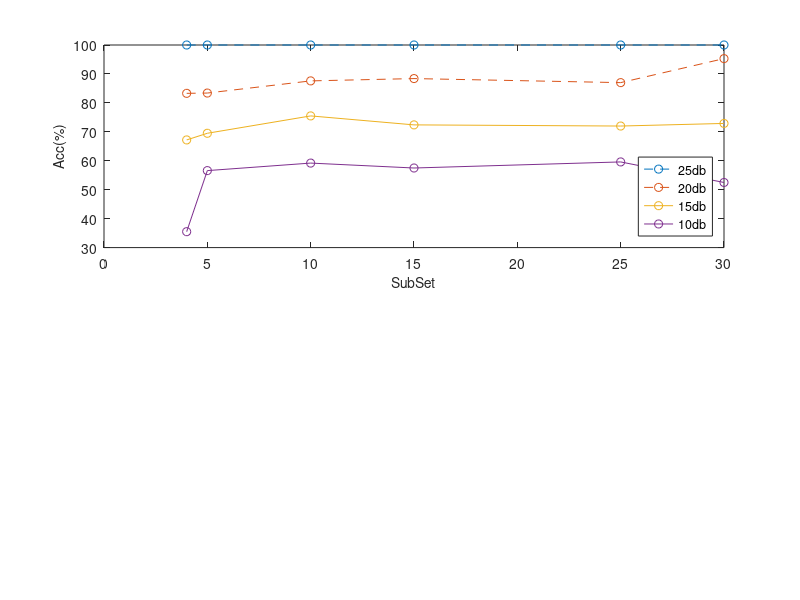

Source code (MATLAB): (Note: this script raises an error after producing the figure.)
close all;
snr_db_array = [4 5 10 15 25 30 ];

%     knn
%     byn
%     svm
%     ann

% mat_sinc_4params = [ 43.9 75.3 89 100;
%                       39.2 69.6 88.3 99.9;
%                       40.9 69.3 85.6 100;
%                       35.6 64.4 84.5 100];

mat_sinc_relieff = [  100  100  100  100  100 100;
                      83.3 83.4 87.6 88.4 87  95.3;
                      67.2 69.5 75.5 72.4 72  72.9;
                      35.5 56.6 59.2 57.5 59.6 52.5];

mat_sinc_mrmr = [       100	    99.5	100	    100	    100	100;
                        83.3	91.4	93.3	87	    94	95.3;
                        67.2	68.9	69.6	69.2	75	72.9;
                        35.5	44.9	46.2	51.4	53	52.5];


mat_gauss_relieff = [ 66.5	85.9	88.4	86.7	90	96.3
                        61.3	73.8	78.4	70.7	77.3	85.7
                        15.1	43.9	45.7	34.2	27.3	39.5
                        30.2	28.4	28.5	20.9	25	26.1
                                                                    ];

mat_gauss_mrmr = [      66.5	85.9	84.9	89.1	93.9	96.3
                        61.3	75	75.7	79.3	84.2	85.7
                        15.1	29.2	26	38.1	21.1	39.5
                        30.2	36.9	34	26.4	34.4	26.1
                                                                    ];

mat_chirp_relieff = [ 99.4	100	100	100	100	100
                        92.5	98.6	99.7	99.5	98.9	99.6
                        70	89.5	93	90.8	91.6	92.4
                        41.9	64.7	75	70.2	70.7	67.6
                        ];

mat_chirp_mrmr = [      99.4	100	100	100	100	100
                        92.5	97.3	98.5	99.6	99.5	99.6
                        70	76	86	91.4	90.5	92.4
                        41.9	50.1	57.7	67.6	62.2	67.6
                    ];

% mat_gauss_4params = [ 28.1 79.2 66.1 79.3;
%                       20.2 60.8 56.5 61.5;
%                       20 77.9 62.8 78.5;
%                       29.6 66 60.9 66.3];
% 
% mat_gauss_30params = [ 36 26.8 79.6 89.1;
%                       20 30 69.9 84.6;
%                       33.5 23.7 89 97.5;
%                       38.6 33.6 84.1 95.5]
% 
% mat_chirp_4params = [ 54.7 78.2 95.1 99.2;
%                       28.8 50.3 83.7 96.1;
%                       54 71.3 93.5 99.4;
%                       44.4 72.1 92.3 99.1];
% 
% mat_chirp_30params = [ 79.3 95.2 99.8 100;
%                       71.5 86.9 99.2 100;
%                       87.2 96.4 99.7 100;
%                       75.1 95.2 99.7 100]

figure
    subplot(2,1,1)
        plot(   snr_db_array,mat_sinc_relieff(1,:),'--o', ...
                snr_db_array,mat_sinc_relieff(2,:),'--o', ...
                snr_db_array,mat_sinc_relieff(3,:),'-o', ...
                snr_db_array,mat_sinc_relieff(4,:),'-o');
        xlabel( 'SubSet', 'FontSize', 10 )
        ylabel( 'Acc(%)', 'FontSize', 10, 'Rotation', 90 )
        legend({'25db','20db','15db','10db'},'Location','southeast')
        subtitle('Sinc RelieFF')
        grid on
        grid minor
    subplot(2,1,2) 
        title( 'Sinc 30 params', 'FontSize', 16 )
        plot(   snr_db_array,mat_sinc_mrmr(1,:),'--o', ...
                snr_db_array,mat_sinc_mrmr(2,:),'--o', ...
                snr_db_array,mat_sinc_mrmr(3,:),'-o', ...
                snr_db_array,mat_sinc_mrmr(4,:),'-o');
        xlabel(  'SubSet', 'FontSize', 10 )
        ylabel( 'Acc(%)', 'FontSize', 10, 'Rotation', 90 )
        legend({'25db','20db','15db','10db'},'Location','southeast')
        subtitle('Sinc MRMR')
        grid on
        grid minor
hold off

figure
    subplot(2,1,1)
        plot(   snr_db_array,mat_gauss_relieff(1,:),'--o', ...
                snr_db_array,mat_gauss_relieff(2,:),'--o', ...
                snr_db_array,mat_gauss_relieff(3,:),'-o', ...
                snr_db_array,mat_gauss_relieff(4,:),'-o');
        xlabel(  'SubSet', 'FontSize', 10 )
        ylabel( 'Acc(%)', 'FontSize', 10, 'Rotation', 90 )
        legend({'25db','20db','15db','10db'},'Location','southeast')
        subtitle('Gauss RelieFF')
        grid on
        grid minor
    subplot(2,1,2) 

        plot(   snr_db_array,mat_gauss_mrmr(1,:),'--o', ...
                snr_db_array,mat_gauss_mrmr(2,:),'--o', ...
                snr_db_array,mat_gauss_mrmr(3,:),'-o', ...
                snr_db_array,mat_gauss_mrmr(4,:),'-o');
        xlabel(  'SubSet', 'FontSize', 10 )
        ylabel( 'Acc(%)', 'FontSize', 10, 'Rotation', 90 )
        legend({'25db','20db','15db','10db'},'Location','southeast')
        subtitle('Gauss MRMR')
        grid on
        grid minor
hold off


figure
%     title( 'Sinc 4 params', 'FontSize', 16 )
    subplot(2,1,1)

        plot(   snr_db_array,mat_chirp_relieff(1,:),'--o', ...
                snr_db_array,mat_chirp_relieff(2,:),'--o', ...
                snr_db_array,mat_chirp_relieff(3,:),'-o', ...
                snr_db_array,mat_chirp_relieff(4,:),'-o');
        xlabel(  'SubSet', 'FontSize', 10 )
        ylabel( 'Acc(%)', 'FontSize', 10, 'Rotation', 90 )
        legend({'25db','20db','15db','10db'},'Location','southeast')
        subtitle('Chirp RelieFF')
        grid on
        grid minor
    subplot(2,1,2) 
        plot(   snr_db_array,mat_chirp_mrmr(1,:),'--o', ...
                snr_db_array,mat_chirp_mrmr(2,:),'--o', ...
                snr_db_array,mat_chirp_mrmr(3,:),'-o', ...
                snr_db_array,mat_chirp_mrmr(4,:),'-o');
        xlabel(  'SubSet', 'FontSize', 10 )
        ylabel( 'Acc(%)', 'FontSize', 10, 'Rotation', 90 )
        legend({'25db','20db','15db','10db'},'Location','southeast')
        subtitle('Chirp MRMR')
        grid on
        grid minor
hold off
